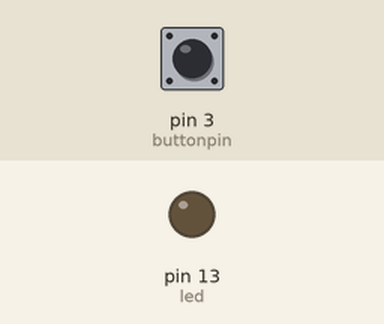
The sketch below on a simulated Arduino Uno, built with avr-gcc and run on an emulated ATmega328P. Parts: output pins drawn as LEDs (lit = HIGH). Inputs (shaded band) come from the test bench; at power-on: pin 3 (buttonpin) LOW. What the sketch prints to the serial monitor is not drawn.

Above: at 1.2 s.
1.3 s: pin 3 (buttonpin) pulled HIGH for 0.15 s
At 1.37 s:
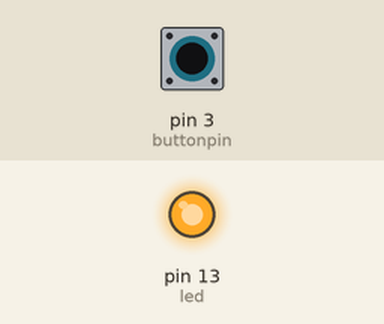
2.9 s: pin 3 (buttonpin) pulled HIGH for 3.2 s
At 7.5 s:
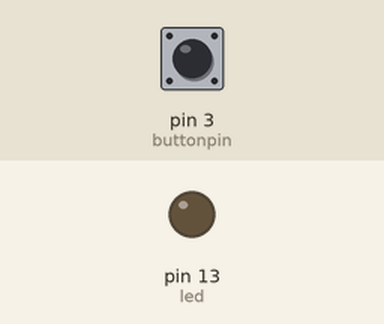
Timing chart, 0 to 9.0 s (numbered marks = the images above; inputs shaded):
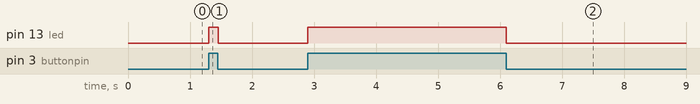

The sketch:

pbutton_state.ino
```cpp
//pbutton_state = press/release on button - LED on/off
int led = 13; //Define the LED pin
int buttonpin = 3; //Define the push button pin
int val; //Define a numeric variable

void setup()
{
  Serial.begin(9600);
  pinMode(led,OUTPUT);
  pinMode(buttonpin,INPUT);
}

void loop()
{
  val = digitalRead(buttonpin); // check the state of the button
  if(val==HIGH) // if button is pressed, turn LED on
  {
    digitalWrite(led,HIGH);
  }
  else
  {
    digitalWrite(led,LOW);
  }
  Serial.println(val);
}
```

Measured:
- after the input at 1.3 s, pin 13 (led): LOW → HIGH at once, → LOW 0.15 s later
- after the input at 2.9 s, pin 13 (led): LOW → HIGH at once, → LOW 3.2 s later
